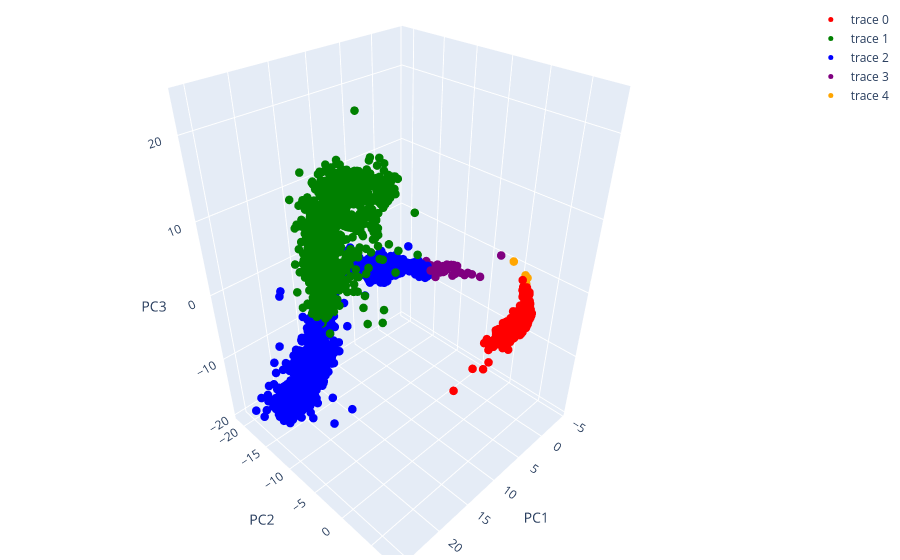

Notebook code for this chart:
### Code cell
# plot the model predicted class in feature space
folder_name = "PCA_of_Features/"
os.makedirs(specific_file_dir + folder_name, exist_ok=True)

import plotly.graph_objects as go

feat_1 = "pc1"
feat_2 = "pc2"

alpha = [1,1,1,1,1,1,1]

if num_PCA_components == 2:
  fig, ax = plt.subplots()
  for j in classes:
    df = class_dfs[j]
    ax.scatter(df[feat_1], df[feat_2], c = colors[j], label = "class " + str(j), alpha = alpha[j])

  leg = ax.legend(loc="lower left")
  ax.set(xlabel = "PC1", ylabel = "PC2", title = "")

  # option_print = True
  if option_print:
    plt.savefig(specific_file_dir + folder_name + "PCA_of_Feats_2_Components.png", dpi = 300, bbox_inches='tight')
  plt.show()

if num_PCA_components == 3:
  feat_3 = "pc3"

  # 3D matplotlib plot
  fig = plt.figure(figsize=(8, 8))
  ax = plt.axes(projection='3d')

  for j in classes:
    df = class_dfs[j]
    ax.scatter3D(df[feat_1], df[feat_2], df[feat_3], c = colors[j], label = "class " + str(j), alpha = alpha[j])

  leg = ax.legend(loc="upper left")
  ax.set(xlabel = feat_1, ylabel = feat_2, zlabel = feat_3)
  ax.view_init(30,45)

  # enhanced 3D plot with plotly
  traces = []

  for i, df in enumerate(class_dfs):
    color = colors[i]
    cur_alpha = alpha[i]
    
    trace = go.Scatter3d(x=df[feat_1],y=df[feat_2],z=df[feat_3], mode='markers',
        marker=dict(
            size=5,
            color=color,
            opacity=cur_alpha
        )
    )
    traces.append(trace) 

  fig = go.Figure(data=traces)
  fig.update_layout(margin=dict(l=5, r=5, b=5, t=5))
  fig.update_layout(scene=dict(
          xaxis_title='PC1',
          yaxis_title='PC2',
          zaxis_title='PC3'
      ))
  
  # option_print = True
  if option_print:
    plt.savefig(specific_file_dir + folder_name + "PCA_of_Feats_3_Components.png", dpi = 300, bbox_inches='tight')
    fig.write_html(specific_file_dir + folder_name + "Interactive_Plot_PCA_of_Feats_3_Components.html")
  fig.show()

### Figure 1 — Plotly figure (JSON) as saved in the notebook; plotly's stock layout.template omitted (floating-point values rounded to 4 significant figures; data arrays with more than 128 entries replaced by an {"elided": "..."} marker saying what was removed)
{"data": [{"marker": {"color": "red", "opacity": 1, "size": 5}, "mode": "markers", "type": "scatter3d", "x": {"elided": "10969 float values"}, "y": {"elided": "10969 float values"}, "z": {"elided": "10969 float values"}}, {"marker": {"color": "green", "opacity": 1, "size": 5}, "mode": "markers", "type": "scatter3d", "x": {"elided": "904 float values"}, "y": {"elided": "904 float values"}, "z": {"elided": "904 float values"}}, {"marker": {"color": "blue", "opacity": 1, "size": 5}, "mode": "markers", "type": "scatter3d", "x": {"elided": "1788 float values"}, "y": {"elided": "1788 float values"}, "z": {"elided": "1788 float values"}}, {"marker": {"color": "purple", "opacity": 1, "size": 5}, "mode": "markers", "type": "scatter3d", "x": {"elided": "10709 float values"}, "y": {"elided": "10709 float values"}, "z": {"elided": "10709 float values"}}, {"marker": {"color": "orange", "opacity": 1, "size": 5}, "mode": "markers", "type": "scatter3d", "x": {"elided": "9400 float values"}, "y": {"elided": "9400 float values"}, "z": {"elided": "9400 float values"}}], "layout": {"margin": {"b": 5, "l": 5, "r": 5, "t": 5}, "scene": {"xaxis": {"title": {"text": "PC1"}}, "yaxis": {"title": {"text": "PC2"}}, "zaxis": {"title": {"text": "PC3"}}}}}
